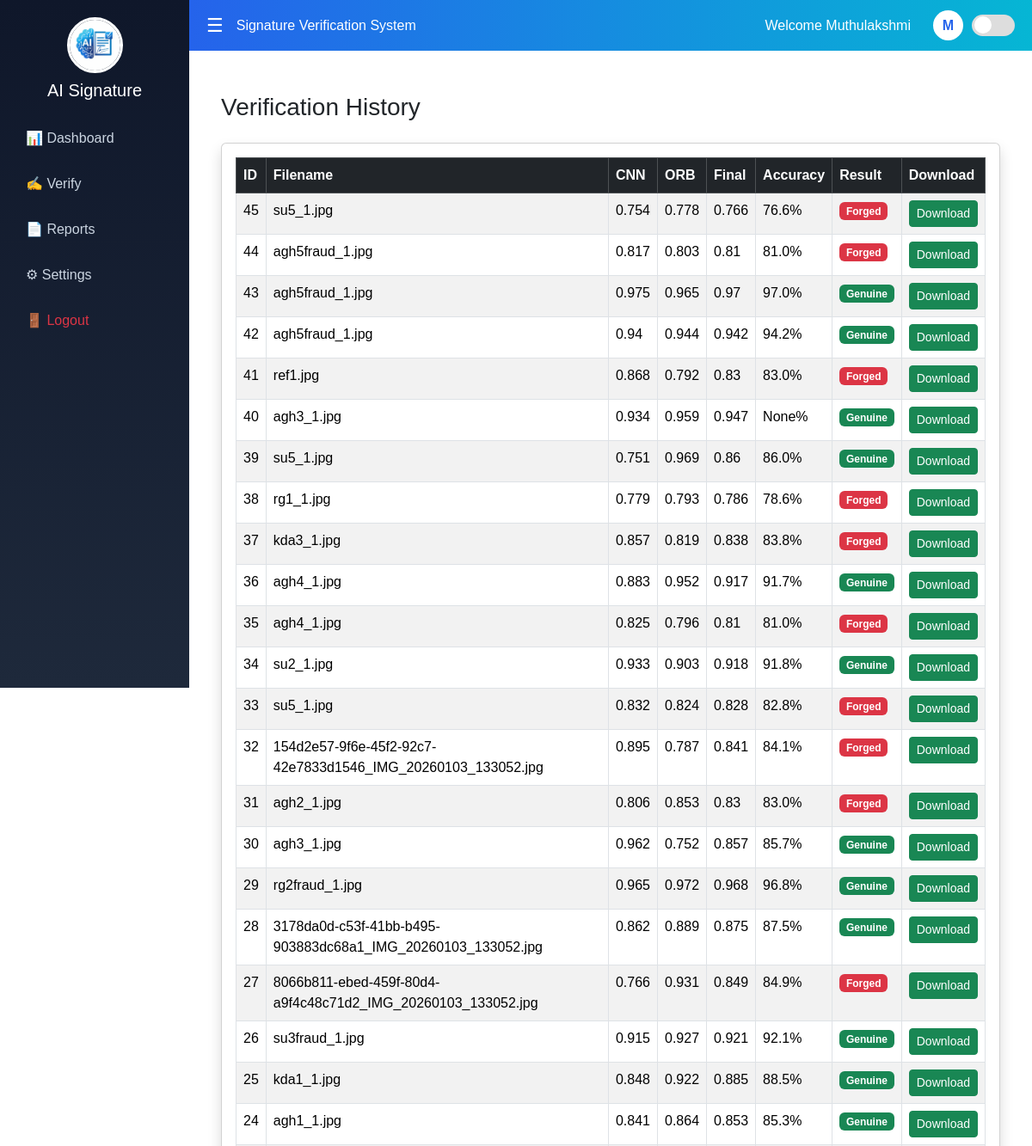
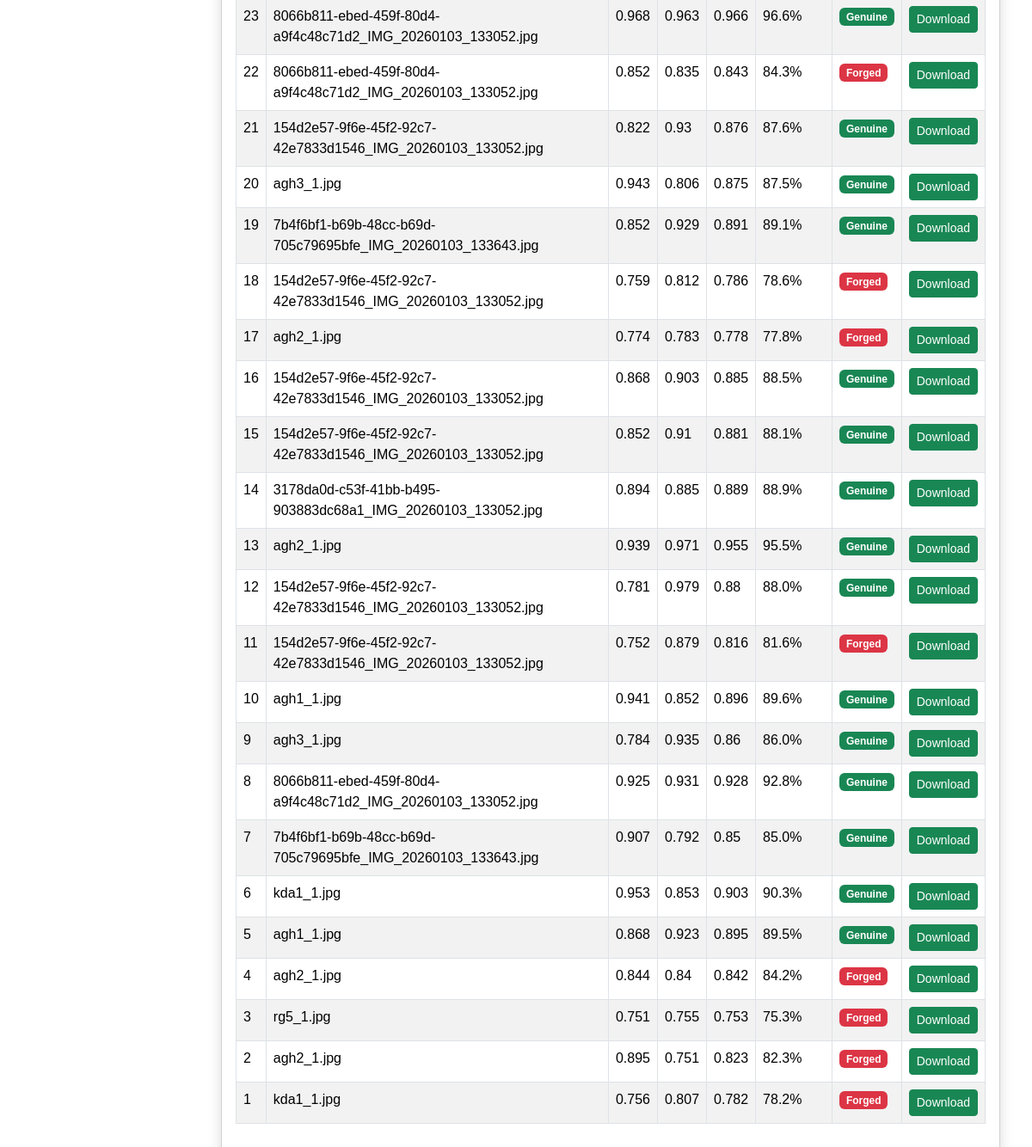
The app's page /reports (signed in) with its own data (2 pictures, top to bottom).
### tables this page shows
CREATE TABLE history(
        id INTEGER PRIMARY KEY AUTOINCREMENT,
        user TEXT,
        filename TEXT,
        cnn REAL,
        orb REAL,
        final REAL,
        accuracy REAL,
        result TEXT,
        date TEXT
    );

### app.py (the view)
@app.route("/reports")
def reports():
    if "user" not in session:
        return redirect("/")
    conn = sqlite3.connect("database.db")
    c = conn.cursor()
    c.execute("SELECT * FROM history ORDER BY id DESC")
    history = c.fetchall()
    conn.close()
    return render_template("reports.html", history=history)

### templates/reports.html
{% extends "layout.html" %}
{% block content %}
<div class="container-fluid mt-4">
<h3 class="mb-4">Verification History</h3>
<div class="card shadow">
<div class="card-body">
<table class="table table-striped table-bordered">
<thead class="table-dark">
<tr>
<th>ID</th>
<th>Filename</th>
<th>CNN</th>
<th>ORB</th>
<th>Final</th>
<th>Accuracy</th>
<th>Result</th>
<th>Download</th>
</tr>
</thead>
<tbody>
{% for row in history %}
<tr>
<td>{{row[0]}}</td>
<td>{{row[2]}}</td>
<td>{{row[3]}}</td>
<td>{{row[4]}}</td>
<td>{{row[5]}}</td>
<td>{{row[6]}}%</td>
<td>
{% if row[7] == "Genuine" %}
<span class="badge bg-success">
{{row[7]}}
</span>
{% else %}
<span class="badge bg-danger">
{{row[7]}}
</span>
{% endif %}
</td>
<td>
<a href="/download_report/{{row[0]}}"
class="btn btn-success btn-sm">
Download
</a>
</td>
</tr>
{% endfor %}
</tbody>
</table>
</div>
</div>
</div>
{% endblock %}

### templates/layout.html (shortened to what this page needs)
<!DOCTYPE html>
<html>
<head>
<link href="https://cdn.jsdelivr.net/npm/bootstrap@5.3.2/dist/css/bootstrap.min.css" rel="stylesheet">
</head>
<body>
<div id="sidebar" class="sidebar">
<div class="logo" onclick="window.location='/dashboard'">
<img src="{{url_for('static',filename='logo.png')}}">
<h5>AI Signature</h5>
</div>
<a href="/dashboard">📊 Dashboard</a>
<a href="/verify">✍ Verify</a>
<a href="/reports">📄 Reports</a>
<a href="/settings">⚙ Settings</a>
<a href="/logout" class="text-danger">🚪 Logout</a>
</div>
<div id="topbar" class="topbar">
<div class="d-flex align-items-center">
<span class="toggle-btn" onclick="toggleSidebar()">☰</span>
<span>Signature Verification System</span>
</div>
<div class="d-flex align-items-center">
<span class="me-3">Welcome {{session["user"]}}</span>
<div class="profile-circle">
{{session["user"][0]|upper}}
</div>
<div class="toggle" onclick="toggleDark()">
<div class="toggle-circle"></div>
</div>
</div>
</div>
<div id="content" class="content">
{% block content %}
{% endblock %}
</div>
</body>
</html>

### templates/layout.html (style rules this page uses)
body { background:white; font-family:Arial; transition:0.4s; }
.sidebar { height:100vh; background:linear-gradient(180deg,#0f172a,#1e293b); position:fixed; width:220px; padding-top:20px; transition:0.3s; }
.logo { text-align:center; margin-bottom:20px; cursor:pointer; }
.logo img { width:65px; height:65px; border-radius:50%; border:3px solid white; }
.logo h5 { color:white; margin-top:8px; }
.sidebar a { display:block; color:#cbd5e1; padding:12px 20px; text-decoration:none; transition:0.3s; border-radius:5px; margin:5px 10px; }
.topbar { background:linear-gradient(90deg,#2563eb,#06b6d4); color:white; padding:12px 20px; margin-left:220px; display:flex; justify-content:space-between; align-items:center; transition:0.3s; }
.content { margin-left:220px; padding:25px; transition:0.3s; }
.toggle-btn { font-size:22px; cursor:pointer; margin-right:15px; color:white; }
.profile-circle { width:35px; height:35px; border-radius:50%; background:white; color:#2563eb; display:flex; align-items:center; justify-content:center; font-weight:bold; margin-left:10px; }
.toggle { width:50px; height:25px; background:#ddd; border-radius:20px; cursor:pointer; position:relative; margin-left:10px; }
.toggle-circle { width:20px; height:20px; background:white; border-radius:50%; position:absolute; top:2px; left:3px; transition:0.3s; }

### records on screen
history: id "45", filename "su5_1.jpg", cnn "0.754", orb "0.778", final "0.766", accuracy "76.6", result "Forged"
history: id "44", filename "agh5fraud_1.jpg", cnn "0.817", orb "0.803", final "0.81", accuracy "81.0", result "Forged"
history: id "43", filename "agh5fraud_1.jpg", cnn "0.975", orb "0.965", final "0.97", accuracy "97.0", result "Genuine"
history: id "42", filename "agh5fraud_1.jpg", cnn "0.94", orb "0.944", final "0.942", accuracy "94.2", result "Genuine"
history: id "41", filename "ref1.jpg", cnn "0.868", orb "0.792", final "0.83", accuracy "83.0", result "Forged"
history: id "40", filename "agh3_1.jpg", cnn "0.934", orb "0.959", final "0.947", row "None", result "Genuine"
history: id "39", filename "su5_1.jpg", cnn "0.751", orb "0.969", final "0.86", accuracy "86.0", result "Genuine"
history: id "38", filename "rg1_1.jpg", cnn "0.779", orb "0.793", final "0.786", accuracy "78.6", result "Forged"
history: id "37", filename "kda3_1.jpg", cnn "0.857", orb "0.819", final "0.838", accuracy "83.8", result "Forged"
history: id "36", filename "agh4_1.jpg", cnn "0.883", orb "0.952", final "0.917", accuracy "91.7", result "Genuine"
history: id "35", filename "agh4_1.jpg", cnn "0.825", orb "0.796", final "0.81", accuracy "81.0", result "Forged"
history: id "34", filename "su2_1.jpg", cnn "0.933", orb "0.903", final "0.918", accuracy "91.8", result "Genuine"
history: id "33", filename "su5_1.jpg", cnn "0.832", orb "0.824", final "0.828", accuracy "82.8", result "Forged"
history: id "32", filename "154d2e57-9f6e-45f2-92c7-42e7833d1546_IMG_20260103_133052.jpg", cnn "0.895", orb "0.787", final "0.841", accuracy "84.1", result "Forged"
history: id "31", filename "agh2_1.jpg", cnn "0.806", orb "0.853", final "0.83", accuracy "83.0", result "Forged"
history: id "30", filename "agh3_1.jpg", cnn "0.962", orb "0.752", final "0.857", accuracy "85.7", result "Genuine"
history: id "29", filename "rg2fraud_1.jpg", cnn "0.965", orb "0.972", final "0.968", accuracy "96.8", result "Genuine"
history: id "28", filename "3178da0d-c53f-41bb-b495-903883dc68a1_IMG_20260103_133052.jpg", cnn "0.862", orb "0.889", final "0.875", accuracy "87.5", result "Genuine"
history: id "27", filename "8066b811-ebed-459f-80d4-a9f4c48c71d2_IMG_20260103_133052.jpg", cnn "0.766", orb "0.931", final "0.849", accuracy "84.9", result "Forged"
history: id "26", filename "su3fraud_1.jpg", cnn "0.915", orb "0.927", final "0.921", accuracy "92.1", result "Genuine"
history: id "25", filename "kda1_1.jpg", cnn "0.848", orb "0.922", final "0.885", accuracy "88.5", result "Genuine"
history: id "24", filename "agh1_1.jpg", cnn "0.841", orb "0.864", final "0.853", accuracy "85.3", result "Genuine"
history: id "23", filename "8066b811-ebed-459f-80d4-a9f4c48c71d2_IMG_20260103_133052.jpg", cnn "0.968", orb "0.963", final "0.966", accuracy "96.6", result "Genuine"
history: id "22", filename "8066b811-ebed-459f-80d4-a9f4c48c71d2_IMG_20260103_133052.jpg", cnn "0.852", orb "0.835", final "0.843", accuracy "84.3", result "Forged"
history: id "21", filename "154d2e57-9f6e-45f2-92c7-42e7833d1546_IMG_20260103_133052.jpg", cnn "0.822", orb "0.93", final "0.876", accuracy "87.6", result "Genuine"
history: id "20", filename "agh3_1.jpg", cnn "0.943", orb "0.806", final "0.875", accuracy "87.5", result "Genuine"
history: id "19", filename "7b4f6bf1-b69b-48cc-b69d-705c79695bfe_IMG_20260103_133643.jpg", cnn "0.852", orb "0.929", final "0.891", accuracy "89.1", result "Genuine"
history: id "18", filename "154d2e57-9f6e-45f2-92c7-42e7833d1546_IMG_20260103_133052.jpg", cnn "0.759", orb "0.812", final "0.786", accuracy "78.6", result "Forged"
history: id "17", filename "agh2_1.jpg", cnn "0.774", orb "0.783", final "0.778", accuracy "77.8", result "Forged"
history: id "16", filename "154d2e57-9f6e-45f2-92c7-42e7833d1546_IMG_20260103_133052.jpg", cnn "0.868", orb "0.903", final "0.885", accuracy "88.5", result "Genuine"
history: id "15", filename "154d2e57-9f6e-45f2-92c7-42e7833d1546_IMG_20260103_133052.jpg", cnn "0.852", orb "0.91", final "0.881", accuracy "88.1", result "Genuine"
history: id "14", filename "3178da0d-c53f-41bb-b495-903883dc68a1_IMG_20260103_133052.jpg", cnn "0.894", orb "0.885", final "0.889", accuracy "88.9", result "Genuine"
history: id "13", filename "agh2_1.jpg", cnn "0.939", orb "0.971", final "0.955", accuracy "95.5", result "Genuine"
history: id "12", filename "154d2e57-9f6e-45f2-92c7-42e7833d1546_IMG_20260103_133052.jpg", cnn "0.781", orb "0.979", final "0.88", accuracy "88.0", result "Genuine"
history: id "11", filename "154d2e57-9f6e-45f2-92c7-42e7833d1546_IMG_20260103_133052.jpg", cnn "0.752", orb "0.879", final "0.816", accuracy "81.6", result "Forged"
history: id "10", filename "agh1_1.jpg", cnn "0.941", orb "0.852", final "0.896", accuracy "89.6", result "Genuine"
history: id "9", filename "agh3_1.jpg", cnn "0.784", orb "0.935", final "0.86", accuracy "86.0", result "Genuine"
history: id "8", filename "8066b811-ebed-459f-80d4-a9f4c48c71d2_IMG_20260103_133052.jpg", cnn "0.925", orb "0.931", final "0.928", accuracy "92.8", result "Genuine"
history: id "7", filename "7b4f6bf1-b69b-48cc-b69d-705c79695bfe_IMG_20260103_133643.jpg", cnn "0.907", orb "0.792", final "0.85", accuracy "85.0", result "Genuine"
history: id "6", filename "kda1_1.jpg", cnn "0.953", orb "0.853", final "0.903", accuracy "90.3", result "Genuine"
history: id "5", filename "agh1_1.jpg", cnn "0.868", orb "0.923", final "0.895", accuracy "89.5", result "Genuine"
history: id "4", filename "agh2_1.jpg", cnn "0.844", orb "0.84", final "0.842", accuracy "84.2", result "Forged"
history: id "3", filename "rg5_1.jpg", cnn "0.751", orb "0.755", final "0.753", accuracy "75.3", result "Forged"
history: id "2", filename "agh2_1.jpg", cnn "0.895", orb "0.751", final "0.823", accuracy "82.3", result "Forged"
history: id "1", filename "kda1_1.jpg", cnn "0.756", orb "0.807", final "0.782", accuracy "78.2", result "Forged"

### other values on screen
{{ session["user"] }} "Muthulakshmi"
{{ session["user"][0]|upper }} "M"
